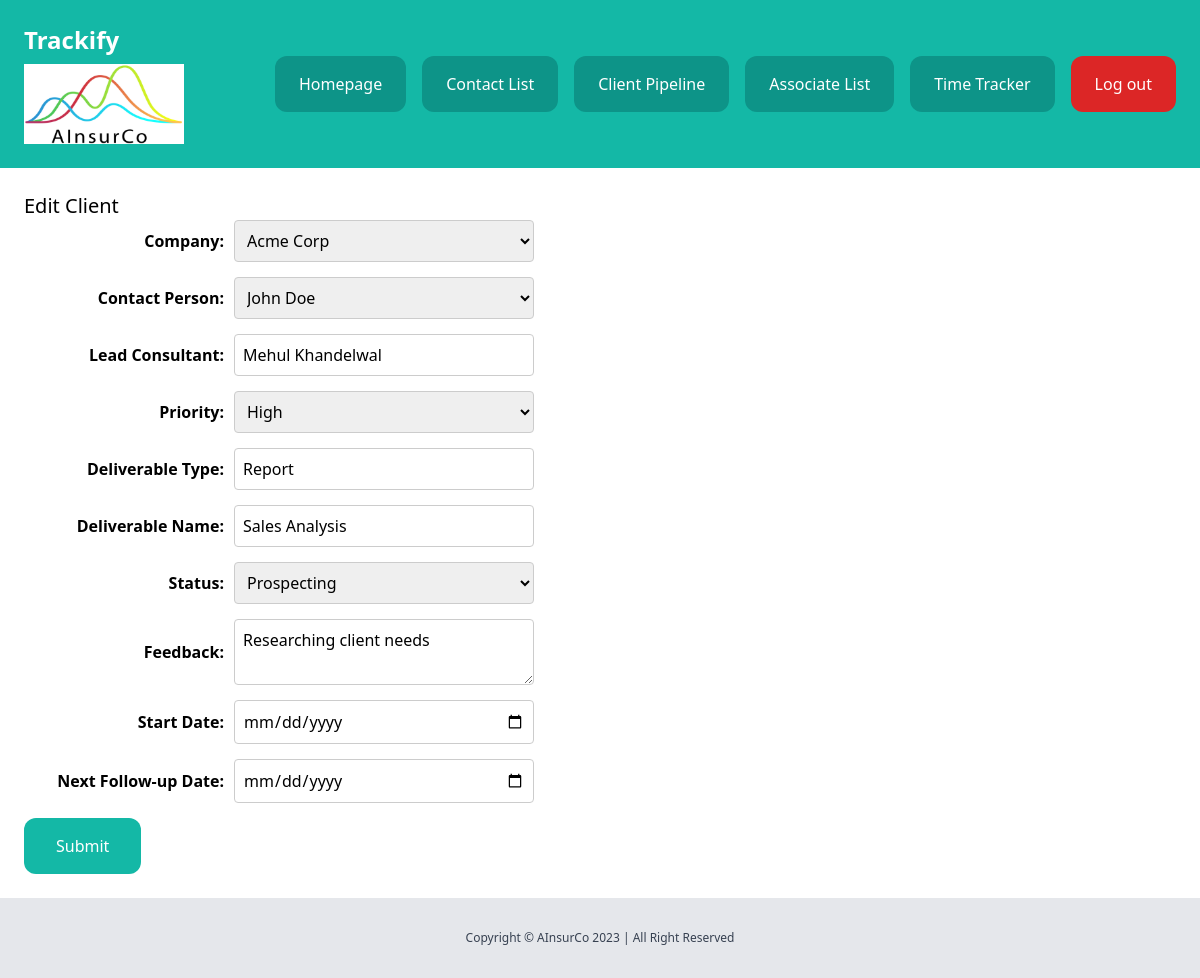
/dashboard/clients/10/edit/ (signed in), run on the app's committed database.
### client/models.py (models this page shows, shortened)
class CLient(models.Model):
    LOW = 'low'
    MEDIUM = 'medium'
    HIGH = 'high'
    CHOICES_PRIORITY = (
        (LOW, 'Low'),
        (MEDIUM, 'Medium'),
        (HIGH, 'High'),
    )
    INACTIVE = 'inactive'
    PROSPECTING = 'prospecting'
    CONTACTED = 'contacted'
    PROPOSAL_SENT = 'proposal_sent'
    ACTIVE = 'active'
    ON_HOLD = 'on_hold'
    DELIVERED = 'delivered'
    POST_DEL = 'post_delivery_follow_up'
    CLOSED_SUCCESSFUL = 'closed_successful'
    CLOSED_UNSUCCESSFUL = 'closed_unsuccessful'
    CHOICES_STATUS = (
        (INACTIVE, 'Inactive'),
        (PROSPECTING, 'Prospecting'),
        (CONTACTED, 'Contacted'),
        (PROPOSAL_SENT, 'Proposal Sent'),
        (ACTIVE, 'Active'),
        (ON_HOLD, 'On Hold'),
        (DELIVERED, 'Delivered'),
        (POST_DEL, 'Post Delivery Follow Up'),
        (CLOSED_SUCCESSFUL, 'Closed Successful'),
        (CLOSED_UNSUCCESSFUL, 'Closed Unsuccessful'),
    )
    company = models.CharField(max_length=255)
    contact_person = models.CharField(max_length=255)
    lead_consultant = models.CharField(max_length=255)
    priority = models.CharField(max_length=20, choices=CHOICES_PRIORITY, default=MEDIUM)
    deliverable_type = models.CharField(max_length=255)
    deliverable_name = models.CharField(max_length=255)
    status = models.CharField(max_length=30, choices=CHOICES_STATUS, default=INACTIVE)
    feedback = models.TextField(blank=True, null=True)
    start_date = models.DateField()
    next_followup = models.DateField()
    created_by = models.ForeignKey(User, related_name='clients', on_delete=models.CASCADE)

### client/views.py (the view)
# urls.py: path('<int:pk>/edit/', views.clients_edit, name='clients_edit'),
@login_required
def clients_edit(request, pk):
    client = get_object_or_404(CLient, pk=pk)
    selected_company = request.GET.get('company', client.company)
    if request.method == 'POST':
        form = AddClientForm(request.POST, instance=client, selected_company=request.POST.get('company'))
        if form.is_valid():
            form.save()
            messages.success(request, 'The client was updated.')
            return redirect('clients_list')
        else:
            print(form.errors)
    else:
        form = AddClientForm(instance=client, selected_company=selected_company)
    return render(request, 'client/clients_edit.html', {'form': form, 'client': client})

### core/context_processors.py (called while the page is built)
def is_cofounder(request):
    if request.user.is_authenticated:
        return {'is_cofounder': request.user.groups.filter(name="Co-Founders").exists()}
    return {'is_cofounder': False}

### client/templates/client/clients_edit.html (shortened to what this page needs)
{% extends 'core/base.html' %}
{% block content %}
    <div class="py-6 px-6">
        <h1 class="text-xl">Edit Client</h1>
        <form method="get" action="" class="form-group">
            <label for="id_company">Company:</label>
            <select name="company" id="id_company" class="bordered-field short-field" onchange="this.form.submit()">
                {% for value, label in form.company.field.choices %}
                    <option value="{{ value }}" {% if value == form.company.value %}selected{% endif %}>{{ label }}</option>
                {% endfor %}
            </select>
        </form>
        <form method="post" action=".">
            <div class="form-group">
                <label for="id_contact_person">Contact Person:</label>
                <select name="contact_person" id="id_contact_person" class="bordered-field short-field">
                    {% for value, label in form.contact_person.field.choices %}
                        <option value="{{ value }}" {% if value == form.contact_person.value %}selected{% endif %}>{{ label }}</option>
                    {% endfor %}
                </select>
            </div>
            <div class="form-group">
                <label for="id_lead_consultant">Lead Consultant:</label>
                <input type="text" name="lead_consultant" id="id_lead_consultant" class="bordered-field short-field" value="{{ form.lead_consultant.value }}">
            </div>
            <div class="form-group">
                <label for="id_priority">Priority:</label>
                <select name="priority" id="id_priority" class="bordered-field short-field">
                    {% for value, label in form.priority.field.choices %}
                        <option value="{{ value }}" {% if value == form.priority.value %}selected{% endif %}>{{ label }}</option>
                    {% endfor %}
                </select>
            </div>
            <div class="form-group">
                <label for="id_deliverable_type">Deliverable Type:</label>
                <input type="text" name="deliverable_type" id="id_deliverable_type" class="bordered-field short-field" value="{{ form.deliverable_type.value }}">
            </div>
            <div class="form-group">
                <label for="id_deliverable_name">Deliverable Name:</label>
                <input type="text" name="deliverable_name" id="id_deliverable_name" class="bordered-field short-field" value="{{ form.deliverable_name.value }}">
            </div>
            <div class="form-group">
                <label for="id_status">Status:</label>
                <select name="status" id="id_status" class="bordered-field short-field">
                    {% for value, label in form.status.field.choices %}
                        <option value="{{ value }}" {% if value == form.status.value %}selected{% endif %}>{{ label }}</option>
                    {% endfor %}
                </select>
            </div>
            <div class="form-group">
                <label for="id_feedback">Feedback:</label>
                <textarea name="feedback" id="id_feedback" class="bordered-field short-field">{{ form.feedback.value }}</textarea>
            </div>
            <div class="form-group">
                <label for="id_start_date">Start Date:</label>
                <input type="date" name="start_date" id="id_start_date" class="bordered-field short-field" value="{{ form.start_date.value }}">
            </div>
            <div class="form-group">
                <label for="id_next_followup">Next Follow-up Date:</label>
                <input type="date" name="next_followup" id="id_next_followup" class="bordered-field short-field" value="{{ form.next_followup.value }}">
            </div>
            <button class="py-4 px-8 bg-teal-500 text-white rounded-xl">Submit</button>
        </form>
    </div>
{% endblock %}

### client/templates/client/clients_edit.html (style rules this page uses)
.form-group { display: flex; align-items: center; margin-bottom: 15px; }
.form-group label { width: 200px; margin-right: 10px; text-align: right; font-weight: bold; }
.bordered-field { border: 1px solid #ccc; padding: 8px; border-radius: 4px; width: 100%; box-sizing: border-box; }
.short-field { max-width: 300px; }

### data on the page
CLient: company "Acme Corp", contact_person "John Doe", lead_consultant "Mehul Khandelwal", priority "High", deliverable_type "Report", deliverable_name "Sales Analysis", status "Prospecting", feedback "Researching client needs"
